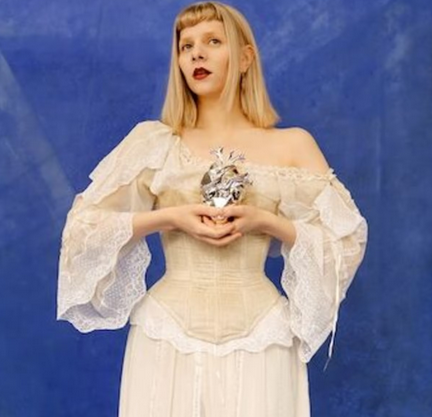
#> input picture 2025-04-21_taller_segmentacion_formas/python/taller4/img/aurora.png, 432 x 417 px
$ jupyter execute main.ipynb
#> lines starting #> are read from the running program, lines starting #| are printed output that depends on the picture; after the words box and inside, x2 and y2 are one past the last pixel; in counts of white or black regions, pixels touching at a corner belong together
Importaciones:

[cell 1]
import cv2
import matplotlib.pyplot as plt

# Cargar la imagen
original = cv2.imread('img/aurora.png')
#> original is the input picture: shape (417, 432, 3); mean B, G, R 151.2, 127.7, 129
original = cv2.cvtColor(original, cv2.COLOR_BGR2GRAY)
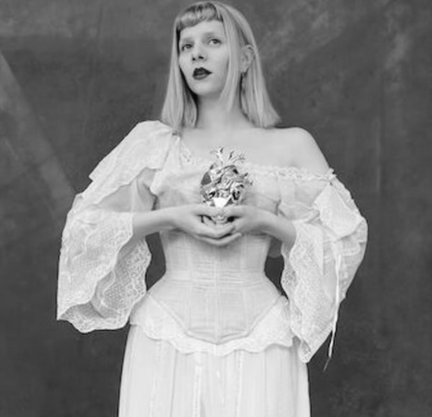
#> original: shape (417, 432); min 8, max 253, mean 130.8

[cell 2]
# Mostrar imagenes de cv2 con plt
def display(image):
    plt.imshow(cv2.cvtColor(image, cv2.COLOR_BGR2RGB))
    plt.axis('off')
    plt.show()

### Imagen original:

[cell 3]
display(original)

# Segmentación binaria

[cell 4]
# Umbral fijo
ret, umbral_fijo = cv2.threshold(original, 127, 255, cv2.THRESH_BINARY)
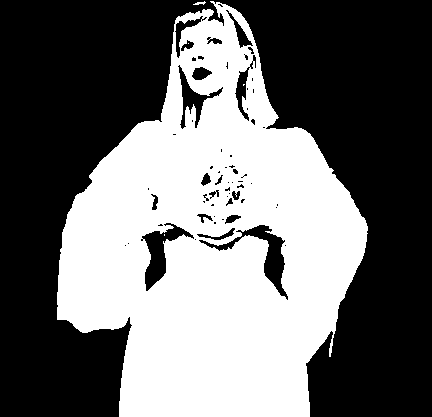
#> umbral_fijo: shape (417, 432); 42.5% white; 5 white regions (3 under 20 px), largest, box (x1, y1, x2, y2) and area: (57, 1, 368, 417) 76576, (193, 1, 206, 5) 27

# Umbral adaptativo
umbral_adaptativo = cv2.adaptiveThreshold(original, 255, cv2.ADAPTIVE_THRESH_MEAN_C, cv2.THRESH_BINARY, 11, 2)
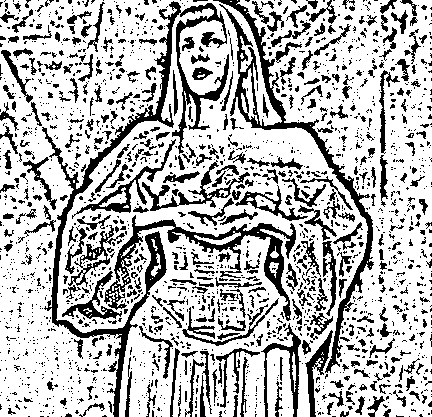
#> umbral_adaptativo: shape (417, 432); 72.2% white; 2026 black regions (1648 under 20 px), largest, box (x1, y1, x2, y2) and area: (42, 1, 229, 417) 6745, (213, 0, 374, 373) 4334, (104, 215, 296, 321) 3299

[cell 5]
print("Segmentación umbral fijo:")
display(umbral_fijo)

print("Segmentación umbral adaptativo:")
display(umbral_adaptativo)

## Detección de contornos

[cell 6]
ret, umbral = cv2.threshold(original, 127, 255, cv2.THRESH_BINARY)
contornos, jerarquia = cv2.findContours(umbral, cv2.RETR_EXTERNAL, cv2.CHAIN_APPROX_SIMPLE)
#> contornos = 2 contours, 1 with area under 20; largest, box (x1, y1, x2, y2) and area: (57, 1, 368, 417) 81086; jerarquia = [[1, -1, -1, -1], [-1, 0, -1, -1]]

[cell 7]
imagen_con_contornos = original.copy()
cv2.drawContours(imagen_con_contornos, contornos, -1, (0, 255, 0), 2)
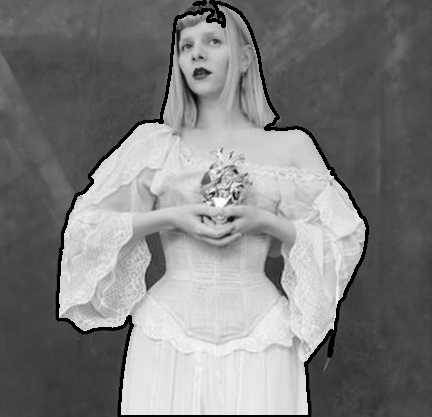
#> imagen_con_contornos: shape (417, 432); 2.54% of pixels changed, all inside (x1, y1, x2, y2) = (56, 0, 369, 417)
display(imagen_con_contornos)

## Centro de masa y bounding boxes

[cell 8]
import cv2
import matplotlib.pyplot as plt

centrosyboxes = original.copy()

for contorno in contornos:
    if cv2.contourArea(contorno) > 100:  # Filtro para ignorar contornos muy pequeños
        M = cv2.moments(contorno)
        if M["m00"] != 0:
            cx = int(M["m10"] / M["m00"])
            cy = int(M["m01"] / M["m00"])
            cv2.circle(centrosyboxes, (cx, cy), 5, (0, 0, 255), -1)

        x, y, w, h = cv2.boundingRect(contorno)
        cv2.rectangle(centrosyboxes, (x, y), (x + w, y + h), (0, 255, 0), 2)
#> this loop made 2 passes
#> (cx, cy, x, y, w, h) on pass 1: (212, 241, 57, 1, 311, 416)
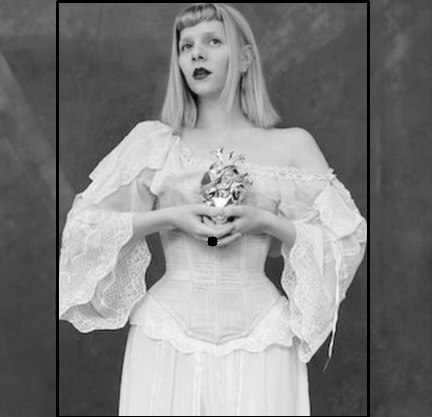
#> centrosyboxes: shape (417, 432); 2.12% of pixels changed, all inside (x1, y1, x2, y2) = (56, 0, 370, 417)

display(centrosyboxes)

## Métricas básicas

[cell 9]
ret, umbral = cv2.threshold(original, 127, 255, cv2.THRESH_BINARY)
contornos, jerarquia = cv2.findContours(umbral, cv2.RETR_EXTERNAL, cv2.CHAIN_APPROX_SIMPLE)

numero_formas = len(contornos)
#> numero_formas = 2
area_promedio = sum(cv2.contourArea(c) for c in contornos) / numero_formas if numero_formas > 0 else 0
#> area_promedio = 40550
perimetro_promedio = sum(cv2.arcLength(c, True) for c in contornos) / numero_formas if numero_formas > 0 else 0
#> perimetro_promedio = 765.1

print(f"Número de formas detectadas: {numero_formas}")
#| Número de formas detectadas: 2
print(f"Área promedio: {area_promedio:.2f}")
#| Área promedio: 40550.00
print(f"Perímetro promedio: {perimetro_promedio:.2f}")
#| Perímetro promedio: 765.09

## Exportar imágenes

[cell 10]
cv2.imwrite('img/umbralfijo.jpg', umbral_fijo)
cv2.imwrite('img/umbraladaptativo.jpg', umbral_adaptativo)
cv2.imwrite('img/contornos.jpg', imagen_con_contornos)
cv2.imwrite('img/centrosyboxes.jpg', centrosyboxes)
#> Out = True
